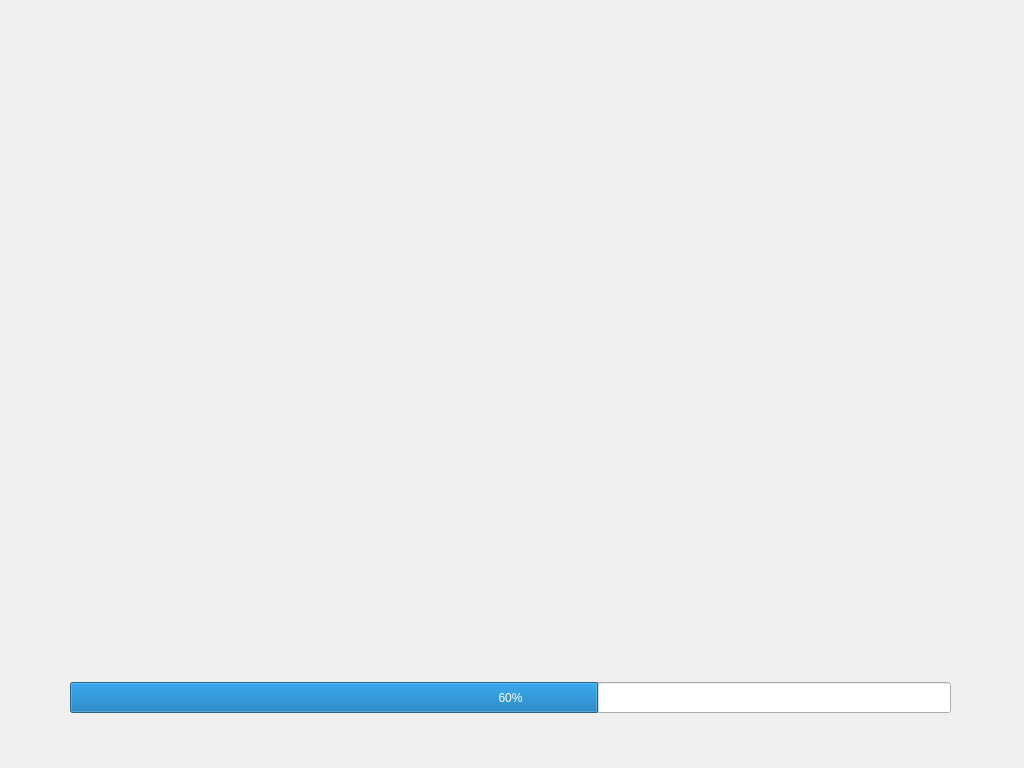
<?xml version="1.0" encoding="UTF-8"?>
<ui version="4.0">
 <class>QCheckFrom</class>
 <widget class="QWidget" name="QCheckFrom">
  <property name="geometry">
   <rect>
    <x>0</x>
    <y>0</y>
    <width>1024</width>
    <height>768</height>
   </rect>
  </property>
  <property name="windowTitle">
   <string>Form</string>
  </property>
  <widget class="HNProgressBar" name="prb_checkdlg_process">
   <property name="geometry">
    <rect>
     <x>70</x>
     <y>682</y>
     <width>881</width>
     <height>31</height>
    </rect>
   </property>
   <property name="value">
    <number>60</number>
   </property>
  </widget>
  <widget class="QLabel" name="label">
   <property name="geometry">
    <rect>
     <x>80</x>
     <y>720</y>
     <width>211</width>
     <height>17</height>
    </rect>
   </property>
   <property name="text">
    <string/>
   </property>
  </widget>
 </widget>
 <customwidgets>
  <customwidget>
   <class>HNProgressBar</class>
   <extends>QProgressBar</extends>
   <header>hnprogressbar.h</header>
  </customwidget>
 </customwidgets>
 <resources/>
 <connections/>
</ui>
